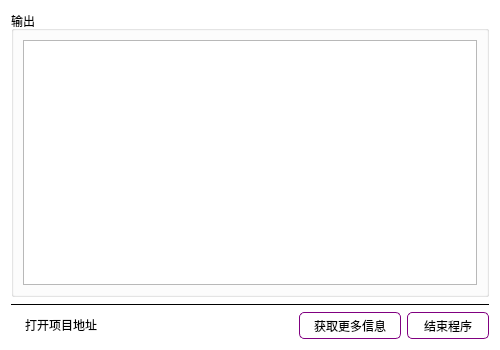
<?xml version="1.0" encoding="UTF-8"?>
<ui version="4.0">
 <class>Form</class>
 <widget class="QWidget" name="Form">
  <property name="geometry">
   <rect>
    <x>0</x>
    <y>0</y>
    <width>500</width>
    <height>350</height>
   </rect>
  </property>
  <property name="minimumSize">
   <size>
    <width>500</width>
    <height>350</height>
   </size>
  </property>
  <property name="maximumSize">
   <size>
    <width>500</width>
    <height>350</height>
   </size>
  </property>
  <property name="windowTitle">
   <string>帮助</string>
  </property>
  <property name="styleSheet">
   <string notr="true">#Form{
	background-color:white;
}</string>
  </property>
  <layout class="QVBoxLayout" name="verticalLayout_4">
   <item>
    <widget class="QGroupBox" name="groupBox_2">
     <property name="title">
      <string>输出</string>
     </property>
     <layout class="QVBoxLayout" name="verticalLayout_3">
      <item>
       <widget class="QTextEdit" name="textEdit"/>
      </item>
     </layout>
    </widget>
   </item>
   <item>
    <widget class="Line" name="line">
     <property name="frameShadow">
      <enum>QFrame::Plain</enum>
     </property>
     <property name="orientation">
      <enum>Qt::Horizontal</enum>
     </property>
    </widget>
   </item>
   <item>
    <layout class="QHBoxLayout" name="horizontalLayout">
     <item>
      <widget class="QPushButton" name="pushButton_2">
       <property name="cursor">
        <cursorShape>PointingHandCursor</cursorShape>
       </property>
       <property name="styleSheet">
        <string notr="true">#pushButton_2{
	width:100;
	border-radius:10px;
}

#pushButton_2:hover{
	text-decoration:underline;
	
	color:blue;
}</string>
       </property>
       <property name="text">
        <string>打开项目地址</string>
       </property>
      </widget>
     </item>
     <item>
      <spacer name="horizontalSpacer">
       <property name="orientation">
        <enum>Qt::Horizontal</enum>
       </property>
       <property name="sizeHint" stdset="0">
        <size>
         <width>40</width>
         <height>20</height>
        </size>
       </property>
      </spacer>
     </item>
     <item>
      <widget class="QPushButton" name="pushButton">
       <property name="cursor">
        <cursorShape>PointingHandCursor</cursorShape>
       </property>
       <property name="styleSheet">
        <string notr="true">#pushButton{
	width:100;
	height:25;
	
	border-style:solid;
	border-color:purple;
	border-width:1px;
	border-radius:5px;
	
}

#pushButton:hover{
	color:rgba(41, 214, 168, 255);
	border-color:rgba(255, 119, 228, 255);
	background-color:rgba(211, 211, 211, 20);
}</string>
       </property>
       <property name="text">
        <string>获取更多信息</string>
       </property>
      </widget>
     </item>
     <item>
      <widget class="QPushButton" name="pushButton_3">
       <property name="cursor">
        <cursorShape>PointingHandCursor</cursorShape>
       </property>
       <property name="styleSheet">
        <string notr="true">#pushButton_3{
	width:80;
	height:25;
	
	border-style:solid;
	border-color:purple;
	border-width:1px;
	border-radius:5px;
	
}

#pushButton_3:hover{
	color:rgba(41, 214, 168, 255);
	border-color:rgba(255, 119, 228, 255);
	background-color:rgba(211, 211, 211, 20);
}</string>
       </property>
       <property name="text">
        <string>结束程序</string>
       </property>
      </widget>
     </item>
    </layout>
   </item>
  </layout>
 </widget>
 <resources/>
 <connections/>
</ui>
